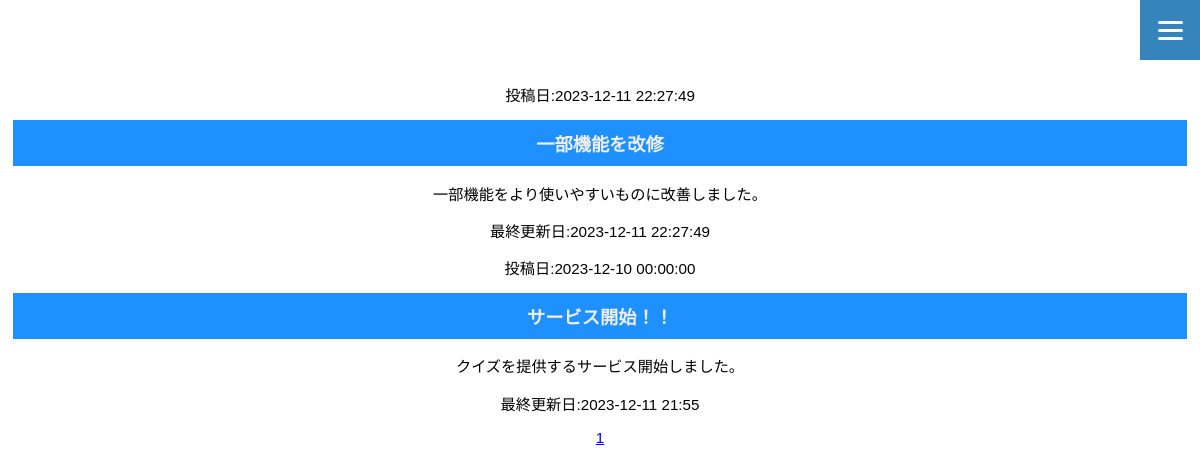
Before: /client/information/show_information.php with the older database file.
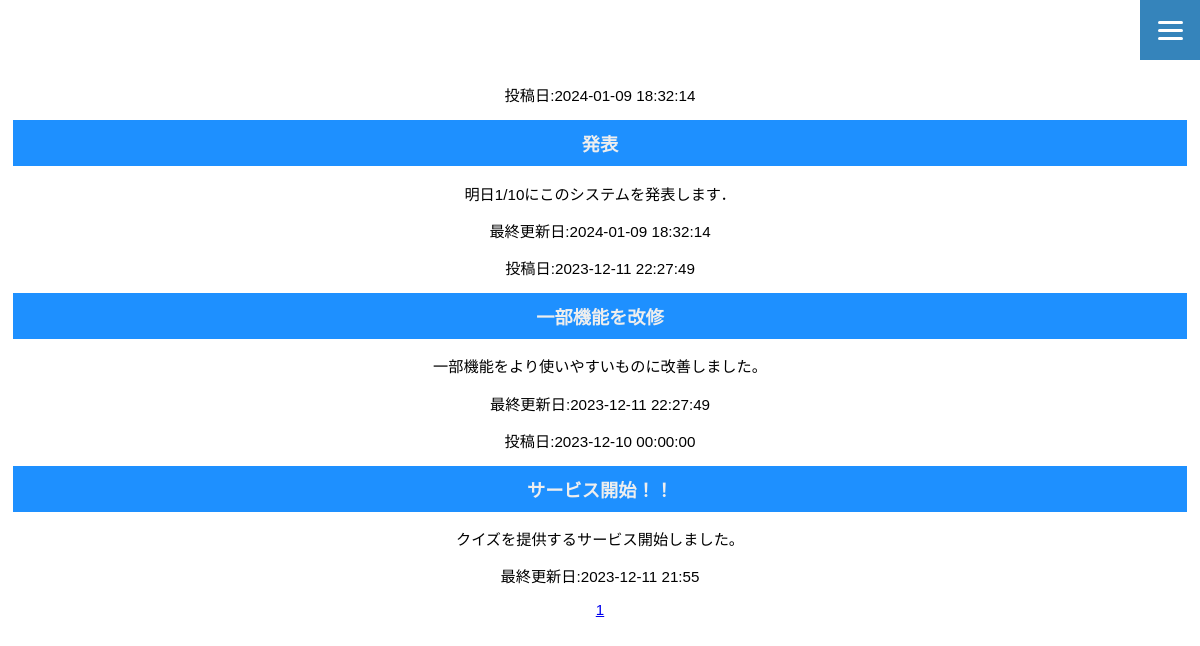
After: the same page with the newer database file.
### tables this page shows
CREATE TABLE information(id integer primary key autoincrement, title text, content text,created_at text, updated_at text);

### client/information/show_information.php (the view, shortened to what this page needs)
<?php
function h($str)
{
    return htmlspecialchars($str, ENT_QUOTES, "UTF-8");
}
$pdo = new PDO("sqlite:../../SQL/quiz.sqlite");
$pdo->setAttribute(PDO::ATTR_ERRMODE, PDO::ERRMODE_WARNING);
$itemsPerPage = 5;
$page = isset($_GET['page']) ? (int) $_GET['page'] : 1;
$offset = ($page - 1) * $itemsPerPage;
$st = $pdo->prepare("SELECT * FROM information ORDER BY id DESC LIMIT :offset, :itemsPerPage");
$st->bindParam(':offset', $offset, PDO::PARAM_INT);
$st->bindParam(':itemsPerPage', $itemsPerPage, PDO::PARAM_INT);
$st->execute();
$data = $st->fetchAll();
$totalItems = $pdo->query("SELECT COUNT(*) FROM information")->fetchColumn();
$totalPages = ceil($totalItems / $itemsPerPage);
?>
<!DOCTYPE html>
<html lang="ja">
<head>
    <link rel="stylesheet" href="../../CSS/style.css">
</head>
<body>
    <?php include('../../header.php'); ?>
    <?php
    foreach ($data as $info) {
        print '<div>';
        print '<p>投稿日:' . h($info["created_at"]);
        print '<h2>' . h($info["title"]) . '</h2>';
        print '<p>' . h($info["content"]) . '</p>';
        print '<p>最終更新日:' . h($info["updated_at"]);
        print '</div>';
    }
    ?>
    <div>
        <?php
        for ($i = 1; $i <= $totalPages; $i++) {
            echo '<a href="?page=' . $i . '">' . $i . '</a> ';
        }
        ?>
    </div>
</body>
</html>

Changed rows visible on the page:
added information: created_at "2024-01-09 18:32:14", title "発表", content "明日1/10にこのシステムを発表します．", updated_at "2024-01-09 18:32:14"
